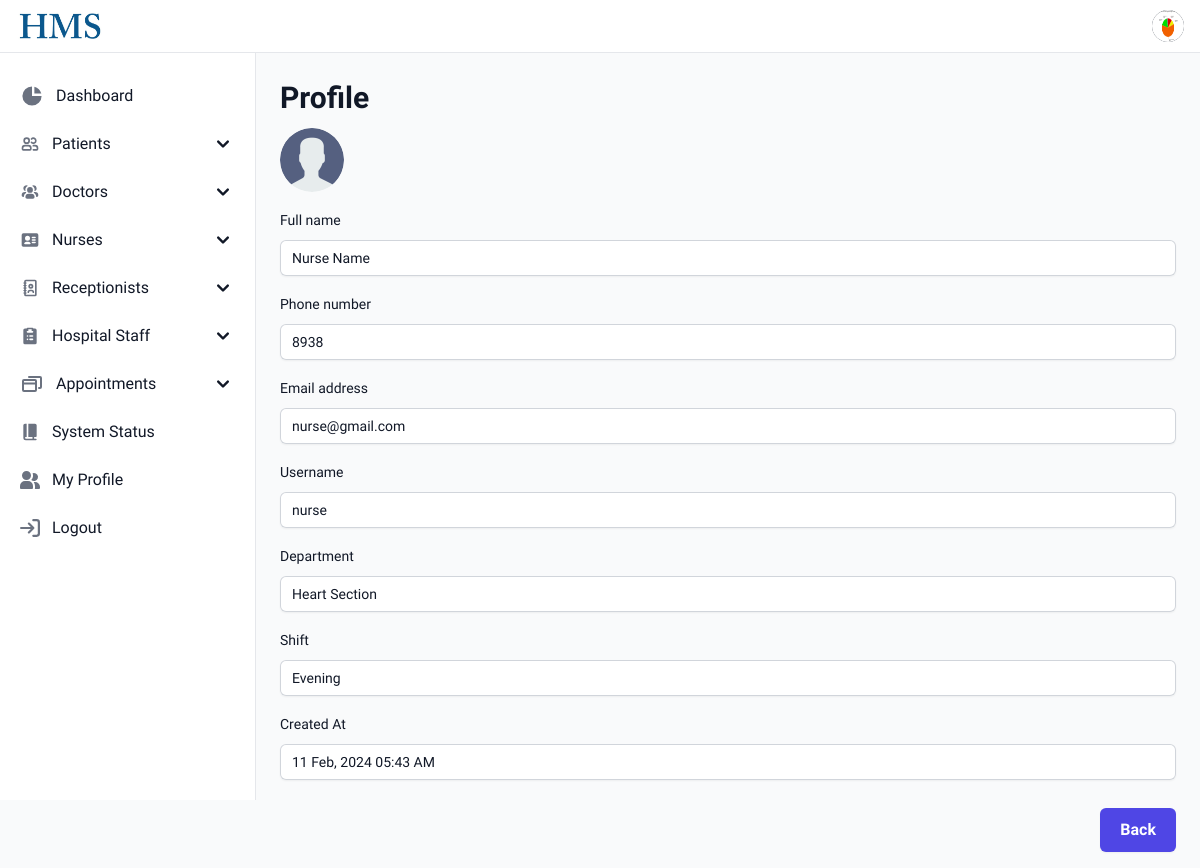
The app's page /admin/admin/nurse-details?id=10 (signed in) with its own data.
### tables this page shows
CREATE TABLE `users` (
  `id` int(11) NOT NULL,
  `name` text DEFAULT NULL,
  `img` varchar(1000) DEFAULT NULL,
  `username` text DEFAULT NULL,
  `email` text DEFAULT NULL,
  `password` varchar(1000) DEFAULT NULL,
  `phone` bigint(20) DEFAULT NULL,
  `role_id` int(11) DEFAULT NULL,
  `created_by` bigint(20) DEFAULT NULL,
  `created_at` datetime DEFAULT NULL,
  `updated_at` datetime DEFAULT NULL
);

CREATE TABLE `nurse` (
  `id` int(11) NOT NULL,
  `user_id` bigint(20) NOT NULL,
  `department` varchar(2000) DEFAULT NULL,
  `shift` varchar(1000) DEFAULT NULL
);

### admin/index.php (called while the page is built, shortened)
<?php
require(__DIR__ . '/../php/config.php');
include __DIR__ . '/../layouts/admin/app.php';

### php/config.php (called while the page is built, shortened)
<?php
$url='http://localhost:8080/hms/';
?>

### admin/nurse-details.php (the view, shortened to what this page needs)
<?php
$user_id = $_GET['id'];
$user_data = mysqli_query($conn,"SELECT * FROM `users` WHERE `id`=$user_id");
$data = mysqli_fetch_assoc($user_data);
$patient_data = mysqli_query($conn,"SELECT * FROM `nurse` WHERE `user_id`=$user_id");
$row_data = mysqli_fetch_assoc($patient_data);
?>
<div class="max-w-4xl mx-auto">
  <h2 class="leading-7 text-gray-900 text-start text-xl md:text-3xl font-semibold mb-3">Profile</h2>
</div>
<form class="max-w-4xl mx-auto" id="dataForm" enctype="multipart/form-data">
  <div class="space-y-12">
    <div class="">
      <div class="col-span-full">
        <div class="mt-2 flex items-center gap-x-3">
          <img class="h-16 mr-3 rounded-full image_div" src="<?=$url?><?php if($data['img']!==null){ echo 'assets/data/'.$data['img']; }else{ echo 'assets/data/user_image.png'; } ?>" alt="Avatar">
        </div>
      </div>
    </div>
  </div>
  <div class=" mt-4">
    <div class="mt-3 grid grid-cols-1 gap-x-6 sm:grid-cols-6">
      <div class="col-span-full mb-4">
        <label for="name" class="block text-sm font-medium leading-6 text-gray-900">Full name</label>
        <div class="mt-2">
          <input type="text" name="name" id="name"
            class="block w-full rounded-md border-0 py-1.5 text-gray-900 shadow-sm ring-1 ring-inset ring-gray-300 placeholder:text-gray-400 focus:ring-2 focus:ring-inset focus:ring-indigo-600 sm:text-sm sm:leading-6"
            value="<?=$data['name']?>" required disabled readonly>
        </div>
      </div>
      <div class="col-span-full mb-4">
        <label for="phone" class="block text-sm font-medium leading-6 text-gray-900">Phone number</label>
        <div class="mt-2">
          <input type="tel" name="phone" id="phone"
            class="block w-full rounded-md border-0 py-1.5 text-gray-900 shadow-sm ring-1 ring-inset ring-gray-300 placeholder:text-gray-400 focus:ring-2 focus:ring-inset focus:ring-indigo-600 sm:text-sm sm:leading-6"
            value="<?=$data['phone']?>" disabled readonly>
        </div>
      </div>
      <div class="col-span-full mb-4">
        <label for="email" class="block text-sm font-medium leading-6 text-gray-900">Email address</label>
        <div class="mt-2">
          <input id="email" name="email" type="email"
            class="block w-full rounded-md border-0 py-1.5 text-gray-900 shadow-sm ring-1 ring-inset ring-gray-300 placeholder:text-gray-400 focus:ring-2 focus:ring-inset focus:ring-indigo-600 sm:text-sm sm:leading-6"
            value="<?=$data['email']?>" required disabled readonly>
        </div>
      </div>
      <div class="col-span-full mb-4">
        <label for="username" class="block text-sm font-medium leading-6 text-gray-900">Username</label>
        <div class="mt-2">
          <input type="text" name="username" id="username"
            class="block w-full rounded-md border-0 py-1.5 text-gray-900 shadow-sm ring-1 ring-inset ring-gray-300 placeholder:text-gray-400 focus:ring-2 focus:ring-inset focus:ring-indigo-600 sm:text-sm sm:leading-6"
            value="<?=$data['username']?>" disabled readonly>
        </div>
      </div>
      <div class="col-span-full mb-4">
        <label for="department" class="block text-sm font-medium leading-6 text-gray-900">Department</label>
        <div class="mt-2">
          <input type="text" name="department" id="department"
            class="block w-full rounded-md border-0 py-1.5 text-gray-900 shadow-sm ring-1 ring-inset ring-gray-300 placeholder:text-gray-400 focus:ring-2 focus:ring-inset focus:ring-indigo-600 sm:text-sm sm:leading-6"
            value="<?=$row_data['department']?>" disabled readonly>
        </div>
      </div>
      <div class="col-span-full mb-4">
        <label for="shift" class="block text-sm font-medium leading-6 text-gray-900">Shift</label>
        <div class="mt-2">
          <input type="text" name="shift" id="shift"
            class="block w-full rounded-md border-0 py-1.5 text-gray-900 shadow-sm ring-1 ring-inset ring-gray-300 placeholder:text-gray-400 focus:ring-2 focus:ring-inset focus:ring-indigo-600 sm:text-sm sm:leading-6"
            value="<?=$row_data['shift']?>" disabled readonly>
        </div>
      </div>
      <div class="col-span-full mb-4">
        <label class="block text-sm font-medium leading-6 text-gray-900">Created At</label>
        <div class="mt-2">
          <input type="text"
            class="block w-full rounded-md border-0 py-1.5 text-gray-900 shadow-sm ring-1 ring-inset ring-gray-300 placeholder:text-gray-400 focus:ring-2 focus:ring-inset focus:ring-indigo-600 sm:text-sm sm:leading-6"
            value="<?=date('d M, Y h:i A', strtotime($data['created_at']))?>" disabled readonly>
        </div>
      </div>
    </div>
  </div>
  <div class="mt-3 flex items-center justify-end gap-x-6">
    <a href="<?=$url?>admin/manage-nurses"
      class="rounded-md bg-indigo-600 px-5 py-2.5 text-base font-semibold text-white shadow-sm hover:bg-indigo-500 focus-visible:outline focus-visible:outline-2 focus-visible:outline-offset-2 focus-visible:outline-indigo-600 action_btn">Back</a>
  </div>
</form>

### assets/css/style.css (style rules this page uses)
html { font-family: 'Exo 2', sans-serif !important; }
html, :host { line-height: 1.5; -webkit-text-size-adjust: 100%; -moz-tab-size: 4; -o-tab-size: 4; tab-size: 4; font-family: ui-sans-serif, system-ui, sans-serif, "Apple Color Emoji", "Segoe UI Emoji", "Segoe UI Symbol", "Noto Color Emoji"; font-feature-settings: normal; font-variation-settings: normal; -webkit-tap-highlight-color: transparent; }
body { margin: 0; line-height: inherit; }
h1, h2, h3, h4, h5, h6 { font-size: inherit; font-weight: inherit; }
a { color: inherit; text-decoration: inherit; }
button, input, optgroup, select, textarea { font-family: inherit; font-feature-settings: inherit; font-variation-settings: inherit; font-size: 100%; font-weight: inherit; line-height: inherit; color: inherit; margin: 0; padding: 0; }
blockquote, dl, dd, h1, h2, h3, h4, h5, h6, hr, figure, p, pre { margin: 0; }
input::placeholder, textarea::placeholder { opacity: 1; color: #9ca3af; }
:disabled { cursor: default; }
img, svg, video, canvas, audio, iframe, embed, object { display: block; vertical-align: middle; }
img, video { max-width: 100%; height: auto; }
.col-span-full { grid-column: 1 / -1; }
.mx-auto { margin-left: auto; margin-right: auto; }
.mb-3 { margin-bottom: 0.75rem; }
.mb-4 { margin-bottom: 1rem; }
.mr-3 { margin-right: 0.75rem; }
.mt-2 { margin-top: 0.5rem; }
.mt-3 { margin-top: 0.75rem; }
.mt-4 { margin-top: 1rem; }
.block { display: block; }
.flex { display: flex; }
.grid { display: grid; }
.h-16 { height: 4rem; }
.min-h-screen { min-height: 100vh; }
.w-full { width: 100%; }
.max-w-4xl { max-width: 56rem; }
.grid-cols-1 { grid-template-columns: repeat(1, minmax(0, 1fr)); }
.flex-col { flex-direction: column; }
.items-center { align-items: center; }
.justify-end { justify-content: flex-end; }
.gap-x-3 { -moz-column-gap: 0.75rem; column-gap: 0.75rem; }
.gap-x-6 { -moz-column-gap: 1.5rem; column-gap: 1.5rem; }
.rounded-full { border-radius: 9999px; }
.rounded-md { border-radius: 0.375rem; }
.border-0 { border-width: 0px; }
.bg-indigo-600 { --tw-bg-opacity: 1; background-color: rgb(79 70 229 / var(--tw-bg-opacity)); }
.px-5 { padding-left: 1.25rem; padding-right: 1.25rem; }
.py-1\.5 { padding-top: 0.375rem; padding-bottom: 0.375rem; }
.py-2\.5 { padding-top: 0.625rem; padding-bottom: 0.625rem; }
.text-start { text-align: start; }
.text-base { font-size: 1rem; line-height: 1.5rem; }
.text-sm { font-size: 0.875rem; line-height: 1.25rem; }
.text-xl { font-size: 1.25rem; line-height: 1.75rem; }
.font-medium { font-weight: 500; }
.font-semibold { font-weight: 600; }
.leading-6 { line-height: 1.5rem; }
.leading-7 { line-height: 1.75rem; }
.text-gray-900 { --tw-text-opacity: 1; color: rgb(17 24 39 / var(--tw-text-opacity)); }
.text-white { --tw-text-opacity: 1; color: rgb(255 255 255 / var(--tw-text-opacity)); }
.shadow-sm { --tw-shadow: 0 1px 2px 0 rgb(0 0 0 / 0.05); --tw-shadow-colored: 0 1px 2px 0 var(--tw-shadow-color); box-shadow: var(--tw-ring-offset-shadow, 0 0 #0000), var(--tw-ring-shadow, 0 0 #0000), var(--tw-shadow); }
.ring-1 { --tw-ring-offset-shadow: var(--tw-ring-inset) 0 0 0 var(--tw-ring-offset-width) var(--tw-ring-offset-color); --tw-ring-shadow: var(--tw-ring-inset) 0 0 0 calc(1px + var(--tw-ring-offset-width)) var(--tw-ring-color); box-shadow: var(--tw-ring-offset-shadow), var(--tw-ring-shadow), var(--tw-shadow, 0 0 #0000); }
.ring-inset { --tw-ring-inset: inset; }
.ring-gray-300 { --tw-ring-opacity: 1; --tw-ring-color: rgb(209 213 219 / var(--tw-ring-opacity)); }
.placeholder\:text-gray-400::placeholder { --tw-text-opacity: 1; color: rgb(156 163 175 / var(--tw-text-opacity)); }
@media (min-width: 640px) { .sm\:grid-cols-6 { grid-template-columns: repeat(6, minmax(0, 1fr)); } }
@media (min-width: 640px) { .sm\:text-sm { font-size: 0.875rem; line-height: 1.25rem; } }
@media (min-width: 640px) { .sm\:leading-6 { line-height: 1.5rem; } }
@media (min-width: 768px) { .md\:text-3xl { font-size: 1.875rem; line-height: 2.25rem; } }

### records on screen
users: name "Nurse Name", phone "8938", email "nurse@gmail.com", username "nurse", created_at "11 Feb, 2024 05:43 AM"
nurse: department "Heart Section", shift "Evening"
